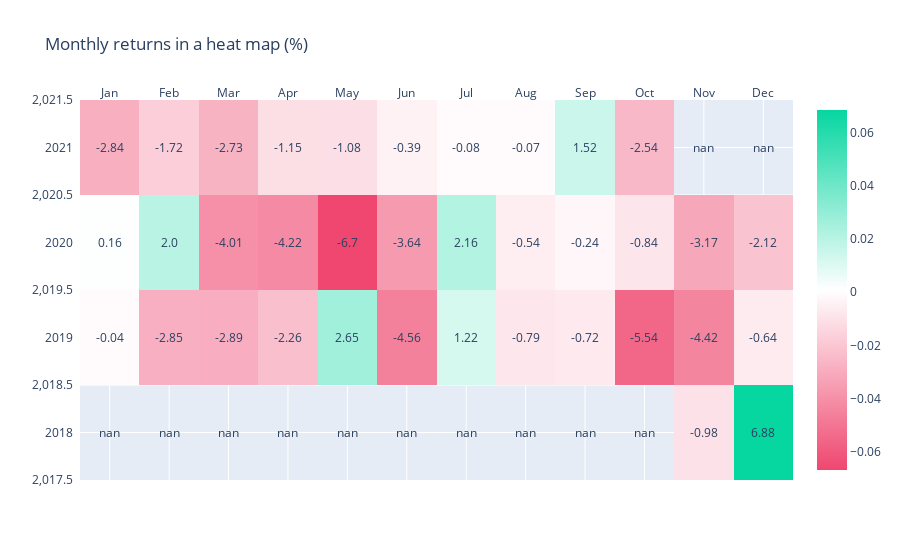

Source (notebook cell):
### Code cell
import plotly.graph_objects as go

months = ['Jan', 'Feb', 'Mar', 'Apr', 'May', 'Jun', 'Jul', 'Aug', 'Sep', 'Oct', 'Nov', 'Dec']
years = [i for i in np.arange(2018, 2021+1, 1)]
monthly_returns = monthly_return_drl - monthly_return_etf

annotations = go.Annotations()
for n, row in enumerate(monthly_returns):
    for m, val in enumerate(row):
        annotations.append(go.Annotation(text=str(round(monthly_returns[n][m]*100,2)), x=months[m], y=years[n],
                                         xref='x1', yref='y1', showarrow=False))
colorscale = [[0, '#ef476f'], [0.5, 'white'], [1, '#06d6a0']]

trace = go.Heatmap(x=months, y=years, z=monthly_returns, colorscale=colorscale, showscale=True)

fig = go.Figure(data=go.Data([trace]))
fig['layout'].update(
    title="Monthly returns in a heat map (%)",
    annotations=annotations,
    xaxis=go.XAxis(ticks='', side='top'),
    yaxis=go.YAxis(ticks='', ticksuffix='  '),  # ticksuffix is a workaround to add a bit of padding
#     width=1200,
#     height=700,
    autosize=True
)

fig.show()

### Figure 1 — Plotly figure (JSON) as saved in the notebook; plotly's stock layout.template omitted (floating-point values rounded to 4 significant figures)
{"data": [{"colorscale": [[0, "#ef476f"], [0.5, "white"], [1, "#06d6a0"]], "showscale": true, "type": "heatmap", "x": ["Jan", "Feb", "Mar", "Apr", "May", "Jun", "Jul", "Aug", "Sep", "Oct", "Nov", "Dec"], "y": [2018, 2019, 2020, 2021], "z": [[null, null, null, null, null, null, null, null, null, null, -0.009797, 0.06875], [-0.0004412, -0.02852, -0.02892, -0.02265, 0.02647, -0.04561, 0.01224, -0.00788, -0.00721, -0.05536, -0.04422, -0.006385], [0.001563, 0.01999, -0.04015, -0.04222, -0.06704, -0.03644, 0.02155, -0.00541, -0.002416, -0.008429, -0.03167, -0.02116], [-0.0284, -0.0172, -0.02731, -0.01145, -0.01081, -0.003891, -0.0007512, -0.0006886, 0.01517, -0.02544, null, null]]}], "layout": {"annotations": [{"showarrow": false, "text": "nan", "x": "Jan", "xref": "x", "y": 2018, "yref": "y"}, {"showarrow": false, "text": "nan", "x": "Feb", "xref": "x", "y": 2018, "yref": "y"}, {"showarrow": false, "text": "nan", "x": "Mar", "xref": "x", "y": 2018, "yref": "y"}, {"showarrow": false, "text": "nan", "x": "Apr", "xref": "x", "y": 2018, "yref": "y"}, {"showarrow": false, "text": "nan", "x": "May", "xref": "x", "y": 2018, "yref": "y"}, {"showarrow": false, "text": "nan", "x": "Jun", "xref": "x", "y": 2018, "yref": "y"}, {"showarrow": false, "text": "nan", "x": "Jul", "xref": "x", "y": 2018, "yref": "y"}, {"showarrow": false, "text": "nan", "x": "Aug", "xref": "x", "y": 2018, "yref": "y"}, {"showarrow": false, "text": "nan", "x": "Sep", "xref": "x", "y": 2018, "yref": "y"}, {"showarrow": false, "text": "nan", "x": "Oct", "xref": "x", "y": 2018, "yref": "y"}, {"showarrow": false, "text": "-0.98", "x": "Nov", "xref": "x", "y": 2018, "yref": "y"}, {"showarrow": false, "text": "6.88", "x": "Dec", "xref": "x", "y": 2018, "yref": "y"}, {"showarrow": false, "text": "-0.04", "x": "Jan", "xref": "x", "y": 2019, "yref": "y"}, {"showarrow": false, "text": "-2.85", "x": "Feb", "xref": "x", "y": 2019, "yref": "y"}, {"showarrow": false, "text": "-2.89", "x": "Mar", "xref": "x", "y": 2019, "yref": "y"}, {"showarrow": false, "text": "-2.26", "x": "Apr", "xref": "x", "y": 2019, "yref": "y"}, {"showarrow": false, "text": "2.65", "x": "May", "xref": "x", "y": 2019, "yref": "y"}, {"showarrow": false, "text": "-4.56", "x": "Jun", "xref": "x", "y": 2019, "yref": "y"}, {"showarrow": false, "text": "1.22", "x": "Jul", "xref": "x", "y": 2019, "yref": "y"}, {"showarrow": false, "text": "-0.79", "x": "Aug", "xref": "x", "y": 2019, "yref": "y"}, {"showarrow": false, "text": "-0.72", "x": "Sep", "xref": "x", "y": 2019, "yref": "y"}, {"showarrow": false, "text": "-5.54", "x": "Oct", "xref": "x", "y": 2019, "yref": "y"}, {"showarrow": false, "text": "-4.42", "x": "Nov", "xref": "x", "y": 2019, "yref": "y"}, {"showarrow": false, "text": "-0.64", "x": "Dec", "xref": "x", "y": 2019, "yref": "y"}, {"showarrow": false, "text": "0.16", "x": "Jan", "xref": "x", "y": 2020, "yref": "y"}, {"showarrow": false, "text": "2.0", "x": "Feb", "xref": "x", "y": 2020, "yref": "y"}, {"showarrow": false, "text": "-4.01", "x": "Mar", "xref": "x", "y": 2020, "yref": "y"}, {"showarrow": false, "text": "-4.22", "x": "Apr", "xref": "x", "y": 2020, "yref": "y"}, {"showarrow": false, "text": "-6.7", "x": "May", "xref": "x", "y": 2020, "yref": "y"}, {"showarrow": false, "text": "-3.64", "x": "Jun", "xref": "x", "y": 2020, "yref": "y"}, {"showarrow": false, "text": "2.16", "x": "Jul", "xref": "x", "y": 2020, "yref": "y"}, {"showarrow": false, "text": "-0.54", "x": "Aug", "xref": "x", "y": 2020, "yref": "y"}, {"showarrow": false, "text": "-0.24", "x": "Sep", "xref": "x", "y": 2020, "yref": "y"}, {"showarrow": false, "text": "-0.84", "x": "Oct", "xref": "x", "y": 2020, "yref": "y"}, {"showarrow": false, "text": "-3.17", "x": "Nov", "xref": "x", "y": 2020, "yref": "y"}, {"showarrow": false, "text": "-2.12", "x": "Dec", "xref": "x", "y": 2020, "yref": "y"}, {"showarrow": false, "text": "-2.84", "x": "Jan", "xref": "x", "y": 2021, "yref": "y"}, {"showarrow": false, "text": "-1.72", "x": "Feb", "xref": "x", "y": 2021, "yref": "y"}, {"showarrow": false, "text": "-2.73", "x": "Mar", "xref": "x", "y": 2021, "yref": "y"}, {"showarrow": false, "text": "-1.15", "x": "Apr", "xref": "x", "y": 2021, "yref": "y"}, {"showarrow": false, "text": "-1.08", "x": "May", "xref": "x", "y": 2021, "yref": "y"}, {"showarrow": false, "text": "-0.39", "x": "Jun", "xref": "x", "y": 2021, "yref": "y"}, {"showarrow": false, "text": "-0.08", "x": "Jul", "xref": "x", "y": 2021, "yref": "y"}, {"showarrow": false, "text": "-0.07", "x": "Aug", "xref": "x", "y": 2021, "yref": "y"}, {"showarrow": false, "text": "1.52", "x": "Sep", "xref": "x", "y": 2021, "yref": "y"}, {"showarrow": false, "text": "-2.54", "x": "Oct", "xref": "x", "y": 2021, "yref": "y"}, {"showarrow": false, "text": "nan", "x": "Nov", "xref": "x", "y": 2021, "yref": "y"}, {"showarrow": false, "text": "nan", "x": "Dec", "xref": "x", "y": 2021, "yref": "y"}], "autosize": true, "title": {"text": "Monthly returns in a heat map (%)"}, "xaxis": {"side": "top", "ticks": ""}, "yaxis": {"ticks": "", "ticksuffix": "  "}}}
